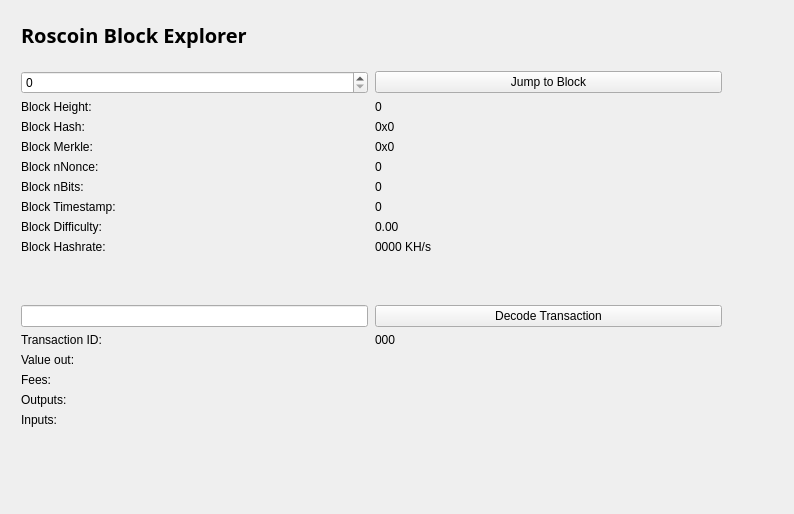
<?xml version="1.0" encoding="UTF-8"?>
<ui version="4.0">
 <class>BlockBrowser</class>
 <widget class="QWidget" name="BlockBrowser">
  <property name="windowModality">
   <enum>Qt::NonModal</enum>
  </property>
  <property name="enabled">
   <bool>true</bool>
  </property>
  <property name="geometry">
   <rect>
    <x>0</x>
    <y>0</y>
    <width>794</width>
    <height>514</height>
   </rect>
  </property>
  <property name="sizePolicy">
   <sizepolicy hsizetype="Preferred" vsizetype="Preferred">
    <horstretch>0</horstretch>
    <verstretch>0</verstretch>
   </sizepolicy>
  </property>
  <property name="minimumSize">
   <size>
    <width>0</width>
    <height>0</height>
   </size>
  </property>
  <property name="acceptDrops">
   <bool>false</bool>
  </property>
  <property name="windowTitle">
   <string>Form</string>
  </property>
  <layout class="QGridLayout">
   <property name="sizeConstraint">
    <enum>QLayout::SetMaximumSize</enum>
   </property>
   <property name="leftMargin">
    <number>21</number>
   </property>
   <property name="topMargin">
    <number>21</number>
   </property>
   <property name="rightMargin">
    <number>10</number>
   </property>
   <item row="1" column="0">
    <widget class="QWidget" name="widget" native="true">
     <widget class="QWidget" name="layoutWidget">
      <property name="geometry">
       <rect>
        <x>0</x>
        <y>0</y>
        <width>699</width>
        <height>27</height>
       </rect>
      </property>
      <layout class="QHBoxLayout" name="horizontalLayout_4">
       <property name="spacing">
        <number>7</number>
       </property>
       <item>
        <widget class="QLabel" name="label_5">
         <property name="font">
          <font>
           <family>Open Sans,sans-serif</family>
          </font>
         </property>
         <property name="text">
          <string>&lt;html&gt;&lt;head/&gt;&lt;body&gt;&lt;p&gt;&lt;span style=&quot; font-size:20px; font-weight:600; color:#000000;&quot;&gt;Roscoin Block Explorer &lt;/span&gt;&lt;/p&gt;&lt;/body&gt;&lt;/html&gt;</string>
         </property>
        </widget>
       </item>
       <item>
        <spacer name="horizontalSpacer_2">
         <property name="orientation">
          <enum>Qt::Horizontal</enum>
         </property>
         <property name="sizeHint" stdset="0">
          <size>
           <width>40</width>
           <height>20</height>
          </size>
         </property>
        </spacer>
       </item>
      </layout>
     </widget>
     <widget class="QWidget" name="layoutWidget_2">
      <property name="geometry">
       <rect>
        <x>0</x>
        <y>50</y>
        <width>701</width>
        <height>400</height>
       </rect>
      </property>
      <layout class="QGridLayout" name="gridLayout_3" rowstretch="0,0,0,0,0,0,0,0,0,0,0,0,0,0,0,0,0,0,0" columnstretch="0,0">
       <property name="sizeConstraint">
        <enum>QLayout::SetDefaultConstraint</enum>
       </property>
       <property name="horizontalSpacing">
        <number>7</number>
       </property>
       <item row="18" column="0">
        <spacer name="verticalSpacer">
         <property name="orientation">
          <enum>Qt::Vertical</enum>
         </property>
         <property name="sizeHint" stdset="0">
          <size>
           <width>20</width>
           <height>40</height>
          </size>
         </property>
        </spacer>
       </item>
       <item row="12" column="1">
        <widget class="QPushButton" name="txButton">
         <property name="text">
          <string>Decode Transaction</string>
         </property>
        </widget>
       </item>
       <item row="17" column="0">
        <widget class="QLabel" name="inputLabel">
         <property name="text">
          <string>Inputs:</string>
         </property>
         <property name="alignment">
          <set>Qt::AlignLeading|Qt::AlignLeft|Qt::AlignTop</set>
         </property>
        </widget>
       </item>
       <item row="10" column="1">
        <widget class="QLabel" name="pawBox">
         <property name="text">
          <string>0000 KH/s</string>
         </property>
        </widget>
       </item>
       <item row="14" column="0">
        <widget class="QLabel" name="valueLabel">
         <property name="text">
          <string>Value out:</string>
         </property>
        </widget>
       </item>
       <item row="13" column="0">
        <widget class="QLabel" name="txLabel">
         <property name="text">
          <string>Transaction ID:</string>
         </property>
        </widget>
       </item>
       <item row="9" column="1">
        <widget class="QLabel" name="hardBox">
         <property name="text">
          <string>0.00</string>
         </property>
        </widget>
       </item>
       <item row="13" column="1">
        <widget class="QLabel" name="txID">
         <property name="text">
          <string>000</string>
         </property>
        </widget>
       </item>
       <item row="17" column="1">
        <widget class="QLabel" name="inputBox">
         <property name="text">
          <string/>
         </property>
         <property name="alignment">
          <set>Qt::AlignLeading|Qt::AlignLeft|Qt::AlignTop</set>
         </property>
        </widget>
       </item>
       <item row="14" column="1">
        <widget class="QLabel" name="valueBox">
         <property name="text">
          <string/>
         </property>
        </widget>
       </item>
       <item row="9" column="0">
        <widget class="QLabel" name="hardLabel">
         <property name="text">
          <string>Block Difficulty:</string>
         </property>
        </widget>
       </item>
       <item row="1" column="0">
        <widget class="QSpinBox" name="heightBox">
         <property name="sizePolicy">
          <sizepolicy hsizetype="Preferred" vsizetype="Fixed">
           <horstretch>0</horstretch>
           <verstretch>0</verstretch>
          </sizepolicy>
         </property>
         <property name="maximum">
          <number>999999999</number>
         </property>
        </widget>
       </item>
       <item row="3" column="0">
        <widget class="QLabel" name="heightLabel_2">
         <property name="text">
          <string>Block Height:</string>
         </property>
        </widget>
       </item>
       <item row="8" column="1">
        <widget class="QLabel" name="timeBox">
         <property name="text">
          <string>0</string>
         </property>
        </widget>
       </item>
       <item row="1" column="1">
        <widget class="QPushButton" name="blockButton">
         <property name="text">
          <string>Jump to Block</string>
         </property>
        </widget>
       </item>
       <item row="5" column="0">
        <widget class="QLabel" name="merkleLabel">
         <property name="text">
          <string>Block Merkle:</string>
         </property>
        </widget>
       </item>
       <item row="4" column="0">
        <widget class="QLabel" name="hashLabel">
         <property name="text">
          <string>Block Hash:</string>
         </property>
        </widget>
       </item>
       <item row="15" column="1">
        <widget class="QLabel" name="feesBox">
         <property name="text">
          <string/>
         </property>
        </widget>
       </item>
       <item row="10" column="0">
        <widget class="QLabel" name="pawLabel">
         <property name="text">
          <string>Block Hashrate:</string>
         </property>
        </widget>
       </item>
       <item row="3" column="1">
        <widget class="QLabel" name="heightLabel">
         <property name="text">
          <string>0</string>
         </property>
        </widget>
       </item>
       <item row="15" column="0">
        <widget class="QLabel" name="feesLabel">
         <property name="text">
          <string>Fees:</string>
         </property>
        </widget>
       </item>
       <item row="7" column="0">
        <widget class="QLabel" name="bitsLabel">
         <property name="text">
          <string>Block nBits:</string>
         </property>
        </widget>
       </item>
       <item row="7" column="1">
        <widget class="QLabel" name="bitsBox">
         <property name="text">
          <string>0</string>
         </property>
        </widget>
       </item>
       <item row="5" column="1">
        <widget class="QLabel" name="merkleBox">
         <property name="minimumSize">
          <size>
           <width>187</width>
           <height>0</height>
          </size>
         </property>
         <property name="text">
          <string>0x0</string>
         </property>
        </widget>
       </item>
       <item row="16" column="0">
        <widget class="QLabel" name="outputLabel">
         <property name="text">
          <string>Outputs:</string>
         </property>
         <property name="alignment">
          <set>Qt::AlignLeading|Qt::AlignLeft|Qt::AlignTop</set>
         </property>
        </widget>
       </item>
       <item row="16" column="1">
        <widget class="QLabel" name="outputBox">
         <property name="text">
          <string/>
         </property>
         <property name="alignment">
          <set>Qt::AlignLeading|Qt::AlignLeft|Qt::AlignTop</set>
         </property>
        </widget>
       </item>
       <item row="6" column="0">
        <widget class="QLabel" name="nonceLabel">
         <property name="text">
          <string>Block nNonce:</string>
         </property>
        </widget>
       </item>
       <item row="6" column="1">
        <widget class="QLabel" name="nonceBox">
         <property name="text">
          <string>0</string>
         </property>
        </widget>
       </item>
       <item row="8" column="0">
        <widget class="QLabel" name="timeLabel">
         <property name="text">
          <string>Block Timestamp:</string>
         </property>
        </widget>
       </item>
       <item row="4" column="1">
        <widget class="QLabel" name="hashBox">
         <property name="enabled">
          <bool>true</bool>
         </property>
         <property name="sizePolicy">
          <sizepolicy hsizetype="Preferred" vsizetype="Preferred">
           <horstretch>0</horstretch>
           <verstretch>0</verstretch>
          </sizepolicy>
         </property>
         <property name="minimumSize">
          <size>
           <width>0</width>
           <height>0</height>
          </size>
         </property>
         <property name="text">
          <string>0x0</string>
         </property>
        </widget>
       </item>
       <item row="12" column="0">
        <widget class="QLineEdit" name="txBox">
         <property name="sizePolicy">
          <sizepolicy hsizetype="Preferred" vsizetype="Fixed">
           <horstretch>0</horstretch>
           <verstretch>0</verstretch>
          </sizepolicy>
         </property>
         <property name="inputMask">
          <string comment="Transaction id" extracomment="Transaction id"/>
         </property>
         <property name="placeholderText">
          <string/>
         </property>
        </widget>
       </item>
       <item row="11" column="0">
        <spacer name="verticalSpacer_2">
         <property name="orientation">
          <enum>Qt::Vertical</enum>
         </property>
         <property name="sizeHint" stdset="0">
          <size>
           <width>20</width>
           <height>40</height>
          </size>
         </property>
        </spacer>
       </item>
      </layout>
     </widget>
    </widget>
   </item>
  </layout>
 </widget>
 <resources/>
 <connections/>
</ui>
